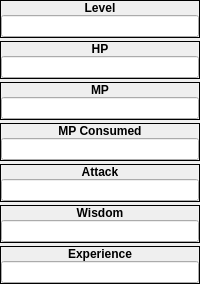
                    <widget class="QWidget" name="widget_24" native="true">
                     <layout class="QVBoxLayout" name="verticalLayout_71">
                      <property name="spacing">
                       <number>3</number>
                      </property>
                      <property name="margin">
                       <number>0</number>
                      </property>
                      <item>
                       <widget class="QFrame" name="gbStatsEquip_Level">
                        <property name="sizePolicy">
                         <sizepolicy hsizetype="Preferred" vsizetype="Fixed">
                          <horstretch>0</horstretch>
                          <verstretch>0</verstretch>
                         </sizepolicy>
                        </property>
                        <property name="minimumSize">
                         <size>
                          <width>0</width>
                          <height>38</height>
                         </size>
                        </property>
                        <property name="maximumSize">
                         <size>
                          <width>16777215</width>
                          <height>38</height>
                         </size>
                        </property>
                        <property name="frameShape">
                         <enum>QFrame::Box</enum>
                        </property>
                        <layout class="QVBoxLayout" name="verticalLayout_53">
                         <property name="spacing">
                          <number>0</number>
                         </property>
                         <property name="margin">
                          <number>0</number>
                         </property>
                         <item>
                          <widget class="QLabel" name="label_54">
                           <property name="sizePolicy">
                            <sizepolicy hsizetype="Preferred" vsizetype="Fixed">
                             <horstretch>0</horstretch>
                             <verstretch>0</verstretch>
                            </sizepolicy>
                           </property>
                           <property name="font">
                            <font>
                             <weight>75</weight>
                             <bold>true</bold>
                            </font>
                           </property>
                           <property name="text">
                            <string>Level</string>
                           </property>
                           <property name="alignment">
                            <set>Qt::AlignCenter</set>
                           </property>
                          </widget>
                         </item>
                         <item>
                          <widget class="QLineEdit" name="leStatLevel">
                           <property name="maxLength">
                            <number>12</number>
                           </property>
                          </widget>
                         </item>
                        </layout>
                       </widget>
                      </item>
                      <item>
                       <widget class="QFrame" name="gbStatsEquip_HP">
                        <property name="sizePolicy">
                         <sizepolicy hsizetype="Preferred" vsizetype="Fixed">
                          <horstretch>0</horstretch>
                          <verstretch>0</verstretch>
                         </sizepolicy>
                        </property>
                        <property name="minimumSize">
                         <size>
                          <width>0</width>
                          <height>38</height>
                         </size>
                        </property>
                        <property name="maximumSize">
                         <size>
                          <width>16777215</width>
                          <height>38</height>
                         </size>
                        </property>
                        <property name="frameShape">
                         <enum>QFrame::Box</enum>
                        </property>
                        <layout class="QVBoxLayout" name="verticalLayout_55">
                         <property name="spacing">
                          <number>0</number>
                         </property>
                         <property name="margin">
                          <number>0</number>
                         </property>
                         <item>
                          <widget class="QLabel" name="label_56">
                           <property name="sizePolicy">
                            <sizepolicy hsizetype="Preferred" vsizetype="Fixed">
                             <horstretch>0</horstretch>
                             <verstretch>0</verstretch>
                            </sizepolicy>
                           </property>
                           <property name="font">
                            <font>
                             <weight>75</weight>
                             <bold>true</bold>
                            </font>
                           </property>
                           <property name="text">
                            <string>HP</string>
                           </property>
                           <property name="alignment">
                            <set>Qt::AlignCenter</set>
                           </property>
                          </widget>
                         </item>
                         <item>
                          <widget class="QLineEdit" name="leStatHP">
                           <property name="maxLength">
                            <number>12</number>
                           </property>
                          </widget>
                         </item>
                        </layout>
                       </widget>
                      </item>
                      <item>
                       <widget class="QFrame" name="gbStatsEquip_MP">
                        <property name="sizePolicy">
                         <sizepolicy hsizetype="Preferred" vsizetype="Fixed">
                          <horstretch>0</horstretch>
                          <verstretch>0</verstretch>
                         </sizepolicy>
                        </property>
                        <property name="minimumSize">
                         <size>
                          <width>0</width>
                          <height>38</height>
                         </size>
                        </property>
                        <property name="maximumSize">
                         <size>
                          <width>16777215</width>
                          <height>38</height>
                         </size>
                        </property>
                        <property name="frameShape">
                         <enum>QFrame::Box</enum>
                        </property>
                        <layout class="QVBoxLayout" name="verticalLayout_57">
                         <property name="spacing">
                          <number>0</number>
                         </property>
                         <property name="margin">
                          <number>0</number>
                         </property>
                         <item>
                          <widget class="QLabel" name="label_58">
                           <property name="sizePolicy">
                            <sizepolicy hsizetype="Preferred" vsizetype="Fixed">
                             <horstretch>0</horstretch>
                             <verstretch>0</verstretch>
                            </sizepolicy>
                           </property>
                           <property name="font">
                            <font>
                             <weight>75</weight>
                             <bold>true</bold>
                            </font>
                           </property>
                           <property name="text">
                            <string>MP</string>
                           </property>
                           <property name="alignment">
                            <set>Qt::AlignCenter</set>
                           </property>
                          </widget>
                         </item>
                         <item>
                          <widget class="QLineEdit" name="leStatMP">
                           <property name="maxLength">
                            <number>12</number>
                           </property>
                          </widget>
                         </item>
                        </layout>
                       </widget>
                      </item>
                      <item>
                       <widget class="QFrame" name="gbStatsEquip_MPConsumed">
                        <property name="sizePolicy">
                         <sizepolicy hsizetype="Preferred" vsizetype="Fixed">
                          <horstretch>0</horstretch>
                          <verstretch>0</verstretch>
                         </sizepolicy>
                        </property>
                        <property name="minimumSize">
                         <size>
                          <width>0</width>
                          <height>38</height>
                         </size>
                        </property>
                        <property name="maximumSize">
                         <size>
                          <width>16777215</width>
                          <height>38</height>
                         </size>
                        </property>
                        <property name="frameShape">
                         <enum>QFrame::Box</enum>
                        </property>
                        <layout class="QVBoxLayout" name="verticalLayout_61">
                         <property name="spacing">
                          <number>0</number>
                         </property>
                         <property name="margin">
                          <number>0</number>
                         </property>
                         <item>
                          <widget class="QLabel" name="label_62">
                           <property name="sizePolicy">
                            <sizepolicy hsizetype="Preferred" vsizetype="Fixed">
                             <horstretch>0</horstretch>
                             <verstretch>0</verstretch>
                            </sizepolicy>
                           </property>
                           <property name="font">
                            <font>
                             <weight>75</weight>
                             <bold>true</bold>
                            </font>
                           </property>
                           <property name="text">
                            <string>MP Consumed</string>
                           </property>
                           <property name="alignment">
                            <set>Qt::AlignCenter</set>
                           </property>
                          </widget>
                         </item>
                         <item>
                          <widget class="QLineEdit" name="leStatMPConsumed">
                           <property name="maxLength">
                            <number>12</number>
                           </property>
                          </widget>
                         </item>
                        </layout>
                       </widget>
                      </item>
                      <item>
                       <widget class="QFrame" name="gbStatsEquip_Attack">
                        <property name="sizePolicy">
                         <sizepolicy hsizetype="Preferred" vsizetype="Fixed">
                          <horstretch>0</horstretch>
                          <verstretch>0</verstretch>
                         </sizepolicy>
                        </property>
                        <property name="minimumSize">
                         <size>
                          <width>0</width>
                          <height>38</height>
                         </size>
                        </property>
                        <property name="maximumSize">
                         <size>
                          <width>16777215</width>
                          <height>38</height>
                         </size>
                        </property>
                        <property name="frameShape">
                         <enum>QFrame::Box</enum>
                        </property>
                        <layout class="QVBoxLayout" name="verticalLayout_63">
                         <property name="spacing">
                          <number>0</number>
                         </property>
                         <property name="margin">
                          <number>0</number>
                         </property>
                         <item>
                          <widget class="QLabel" name="label_64">
                           <property name="sizePolicy">
                            <sizepolicy hsizetype="Preferred" vsizetype="Fixed">
                             <horstretch>0</horstretch>
                             <verstretch>0</verstretch>
                            </sizepolicy>
                           </property>
                           <property name="font">
                            <font>
                             <weight>75</weight>
                             <bold>true</bold>
                            </font>
                           </property>
                           <property name="text">
                            <string>Attack</string>
                           </property>
                           <property name="alignment">
                            <set>Qt::AlignCenter</set>
                           </property>
                          </widget>
                         </item>
                         <item>
                          <widget class="QLineEdit" name="leStatAttack">
                           <property name="maxLength">
                            <number>12</number>
                           </property>
                          </widget>
                         </item>
                        </layout>
                       </widget>
                      </item>
                      <item>
                       <widget class="QFrame" name="gbStatsEquip_Intelligence">
                        <property name="sizePolicy">
                         <sizepolicy hsizetype="Preferred" vsizetype="Fixed">
                          <horstretch>0</horstretch>
                          <verstretch>0</verstretch>
                         </sizepolicy>
                        </property>
                        <property name="minimumSize">
                         <size>
                          <width>0</width>
                          <height>38</height>
                         </size>
                        </property>
                        <property name="maximumSize">
                         <size>
                          <width>16777215</width>
                          <height>38</height>
                         </size>
                        </property>
                        <property name="frameShape">
                         <enum>QFrame::Box</enum>
                        </property>
                        <layout class="QVBoxLayout" name="verticalLayout_67">
                         <property name="spacing">
                          <number>0</number>
                         </property>
                         <property name="margin">
                          <number>0</number>
                         </property>
                         <item>
                          <widget class="QLabel" name="label_68">
                           <property name="sizePolicy">
                            <sizepolicy hsizetype="Preferred" vsizetype="Fixed">
                             <horstretch>0</horstretch>
                             <verstretch>0</verstretch>
                            </sizepolicy>
                           </property>
                           <property name="font">
                            <font>
                             <weight>75</weight>
                             <bold>true</bold>
                            </font>
                           </property>
                           <property name="text">
                            <string>Wisdom</string>
                           </property>
                           <property name="alignment">
                            <set>Qt::AlignCenter</set>
                           </property>
                          </widget>
                         </item>
                         <item>
                          <widget class="QLineEdit" name="leStatWisdom">
                           <property name="maxLength">
                            <number>12</number>
                           </property>
                          </widget>
                         </item>
                        </layout>
                       </widget>
                      </item>
                      <item>
                       <widget class="QFrame" name="gbStatsEquip_Experience">
                        <property name="sizePolicy">
                         <sizepolicy hsizetype="Preferred" vsizetype="Fixed">
                          <horstretch>0</horstretch>
                          <verstretch>0</verstretch>
                         </sizepolicy>
                        </property>
                        <property name="minimumSize">
                         <size>
                          <width>0</width>
                          <height>38</height>
                         </size>
                        </property>
                        <property name="maximumSize">
                         <size>
                          <width>16777215</width>
                          <height>38</height>
                         </size>
                        </property>
                        <property name="frameShape">
                         <enum>QFrame::Box</enum>
                        </property>
                        <layout class="QVBoxLayout" name="verticalLayout_60">
                         <property name="spacing">
                          <number>0</number>
                         </property>
                         <property name="margin">
                          <number>0</number>
                         </property>
                         <item>
                          <widget class="QLabel" name="label_61">
                           <property name="sizePolicy">
                            <sizepolicy hsizetype="Preferred" vsizetype="Fixed">
                             <horstretch>0</horstretch>
                             <verstretch>0</verstretch>
                            </sizepolicy>
                           </property>
                           <property name="font">
                            <font>
                             <weight>75</weight>
                             <bold>true</bold>
                            </font>
                           </property>
                           <property name="text">
                            <string>Experience</string>
                           </property>
                           <property name="alignment">
                            <set>Qt::AlignCenter</set>
                           </property>
                          </widget>
                         </item>
                         <item>
                          <widget class="QLineEdit" name="leStatExperience">
                           <property name="maxLength">
                            <number>4</number>
                           </property>
                          </widget>
                         </item>
                        </layout>
                       </widget>
                      </item>
                     </layout>
                    </widget>
